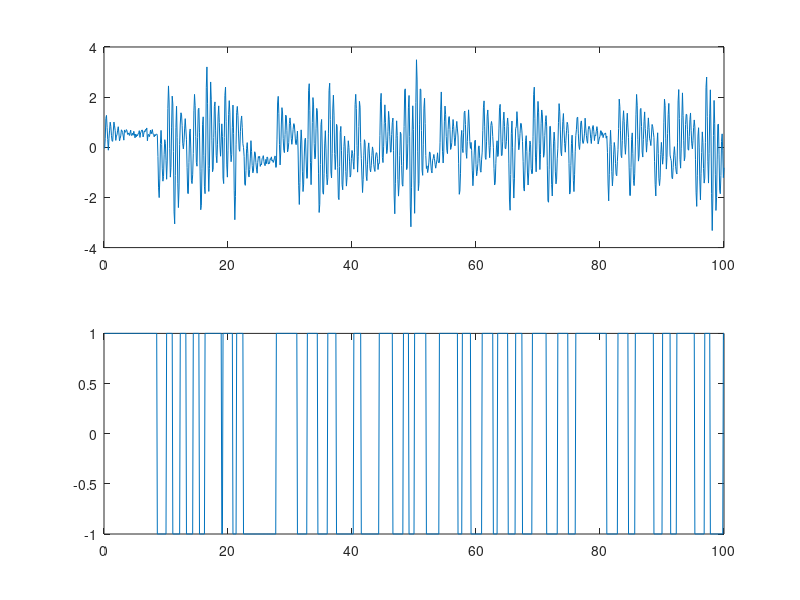

Recreate this plot in MATLAB. (Note: this script raises an error after producing the figure.)
% problem 3
close all
clear
load 2021jan_problem3.mat
N = length(y);
t = Ts*(1:N);
figure(1)
subplot(211)
plot(t,y)
hold on
subplot(212)
plot(t,u)
Ntrain = N/2;
yutrain = iddata(y(1:Ntrain),u(1:Ntrain),Ts);
yutest = iddata(y(Ntrain+1:N),u(Ntrain+1:N),Ts);

NN = [1 1 1 ; 2 2 1 ; 3 3 1; 4 4 1 ; 5 5 1 ];
V = arxstruc(yutrain,yutest,NN);
%Nbest = selstruc(V)

%%

Nbest  =[5 5 1];
arxbest = arx(yutrain,Nbest);

figure(2)
compare(yutest,arxbest);

%%
figure(3)
resid(yutest,arxbest);

%%

oe331 = oe(yutrain,[3 3 1]);
present(oe331)

figure(10)
compare(yutest,oe331)

%%

figure(11)
p = bodeoptions;
set(p,'ConfidenceRegionNumberSD',5);
h = bodeplot(oe331);
showConfidence(h)

figure(12)
resid(yutest,oe331)

figure(13)
pzmap(oe331)
% 
% %%
% %save('2021jan_problem3.mat','y','u','Ts','time')
% 
% s = tf('s')
% G1 = 0.5/((1+2*s)*(1+0.2*s))
% M1 = c2d(G1,Ts)
% G3 = 0.5/(1+0.1*s*0.5+s^2*0.5^2);
% M3 = c2d(G3,Ts);
% G4 = 0.5/((1+0.1*s*0.5+s^2*0.5^2)*(1+0.05*s*0.1+s^2*0.1^2));
% M4 = c2d(G4,Ts);
% 
% figure(20)
% w=linspace(1e-1,10*pi,10000);
% subplot(221)
% bodemag(M1,w)
% grid on
% subplot(222)
% bodemag(M,w)
% grid on
% subplot(223)
% bodemag(M3,w)
% grid on
% subplot(224)
% bodemag(M4,w)
% grid on
% 
% 
